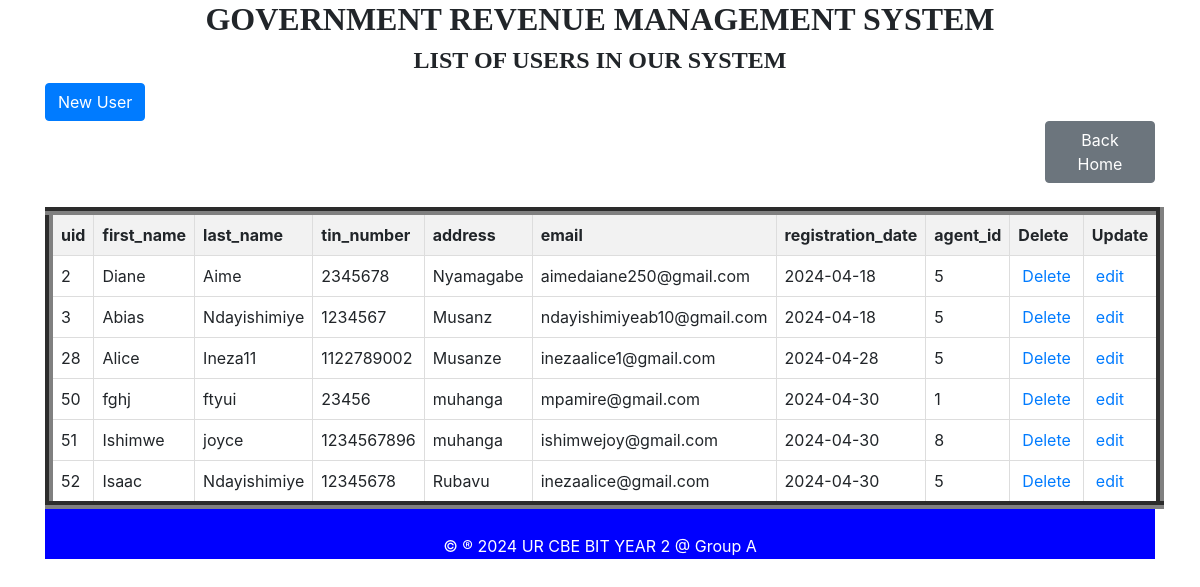
/user_table.php, run on the app's committed database.
### tables this page shows
CREATE TABLE `user` (
  `uid` int(11) NOT NULL,
  `first_name` varchar(100) NOT NULL,
  `last_name` varchar(100) NOT NULL,
  `tin_number` int(25) NOT NULL,
  `address` varchar(100) NOT NULL,
  `email` varchar(100) NOT NULL,
  `registration_date` date NOT NULL,
  `agent_id` int(11) DEFAULT NULL
);

### user_table.php (the view, shortened to what this page needs)
<!DOCTYPE html>
<html>
<head>
    <link href="https://stackpath.bootstrapcdn.com/bootstrap/4.5.2/css/bootstrap.min.css" rel="stylesheet">
</head>
<body>
    <div class="container">
        <h2 style="text-align: center; font-family: century; font-weight: bold;">GOVERNMENT REVENUE MANAGEMENT SYSTEM</h2>
        <h4 style="text-align: center; font-family: century; font-weight: bold;">LIST OF USERS IN OUR SYSTEM</h4>
        <a href="user_form.php" class="btn btn-primary" style="margin-top: 0px;">New User</a>
        <a href="home.html" class="btn btn-secondary" style="margin-left: 1000px;">Back Home</a>
        <table class="table table-bordered">
            <thead class="bg-warning">
<?php
include "dbconnection.php";
$connection = new mysqli($host, $user, $pass, $database);
$sql = "SELECT * FROM user";
$result = $connection->query($sql);
?>
<!DOCTYPE html>
<html>
<head>
</head>
<body>
    <table border="5">
        <table border="8">
        <tr>
            <th>uid</th>
            <th>first_name</th>
            <th>last_name</th>
            <th>tin_number</th>
            <th>address</th>
            <th>email</th>
            <th>registration_date</th>
            <th>agent_id</th>
            <th>Delete</th>
            <th>Update</th>
        </tr>
        <?php
        if ($result->num_rows > 0) {
            while ($row = $result->fetch_assoc()) {
                echo "<tr>
                    <td>" . $row['uid'] . "</td>
                    <td>" . $row['first_name'] . "</td>
                    <td>" . $row['last_name'] . "</td>
                    <td>" . $row['tin_number'] . "</td>
                    <td>" . $row['address'] . "</td>
                    <td>" . $row['email'] . "</td>
                    <td>" . $row['registration_date'] . "</td>
                    <td>" . $row['agent_id'] . "</td>
                    <td><a style='padding:4px' href='deleteuser.php?uid={$row['uid']}'>Delete</a></td>
                    <td><a style='padding:4px' href='user_edit.php?uid={$row['uid']}'>edit</a></td>
                </tr>";
            }
        } else {
            echo "<tr><td colspan='8'>No data found</td></tr>";
        }
        ?>
    </table>
</body>
</html>
<footer>
            <p>&copy &reg 2024 UR CBE BIT YEAR 2 @ Group A</p>
        </center></footer>
    </body>
    </html>

### user_table.php (style rules this page uses)
table { width: 100%; border-collapse: collapse; }
th, td { border: 1px solid #ddd; padding: 8px; text-align: left; }
th { background-color: #f2f2f2; }
footer { height: 50px; text-align: center; padding: 25px; color: white; background-color: blue; }

### data on the page
user: uid "2", first_name "Diane", last_name "Aime", tin_number "2345678", address "Nyamagabe", email "aimedaiane250@gmail.com", registration_date "2024-04-18", agent "5"
user: uid "3", first_name "Abias", last_name "Ndayishimiye", tin_number "1234567", address "Musanz", email "ndayishimiyeab10@gmail.com", registration_date "2024-04-18", agent "5"
user: uid "28", first_name "Alice", last_name "Ineza11", tin_number "1122789002", address "Musanze", email "inezaalice1@gmail.com", registration_date "2024-04-28", agent "5"
user: uid "50", first_name "fghj", last_name "ftyui", tin_number "23456", address "muhanga", email "mpamire@gmail.com", registration_date "2024-04-30", agent "1"
user: uid "51", first_name "Ishimwe", last_name "joyce", tin_number "1234567896", address "muhanga", email "ishimwejoy@gmail.com", registration_date "2024-04-30", agent "8"
user: uid "52", first_name "Isaac", last_name "Ndayishimiye", tin_number "12345678", address "Rubavu", email "inezaalice@gmail.com", registration_date "2024-04-30", agent "5"
